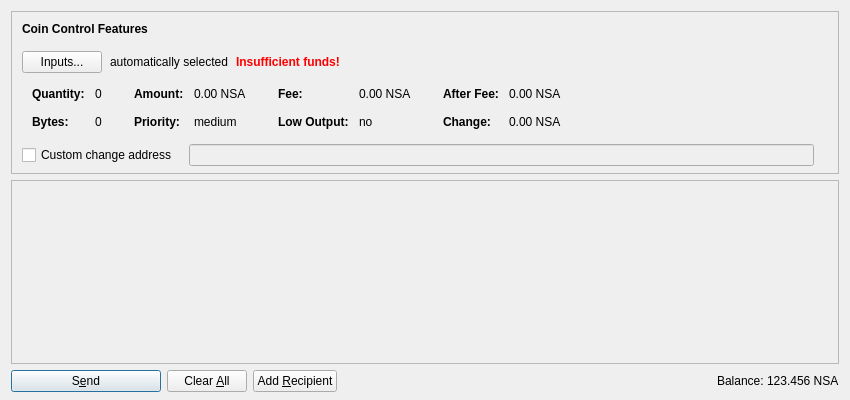
<?xml version="1.0" encoding="UTF-8"?>
<ui version="4.0">
 <class>SendCoinsDialog</class>
 <widget class="QDialog" name="SendCoinsDialog">
  <property name="geometry">
   <rect>
    <x>0</x>
    <y>0</y>
    <width>850</width>
    <height>400</height>
   </rect>
  </property>
  <property name="windowTitle">
   <string>Send Coins</string>
  </property>
  <layout class="QVBoxLayout" name="verticalLayout" stretch="0,1,0">
   <property name="bottomMargin">
    <number>8</number>
   </property>
   <item>
    <widget class="QFrame" name="frameCoinControl">
     <property name="sizePolicy">
      <sizepolicy hsizetype="Expanding" vsizetype="Expanding">
       <horstretch>0</horstretch>
       <verstretch>0</verstretch>
      </sizepolicy>
     </property>
     <property name="maximumSize">
      <size>
       <width>16777215</width>
       <height>16777215</height>
      </size>
     </property>
     <property name="frameShape">
      <enum>QFrame::StyledPanel</enum>
     </property>
     <property name="frameShadow">
      <enum>QFrame::Sunken</enum>
     </property>
     <layout class="QVBoxLayout" name="verticalLayoutCoinControl2">
      <property name="spacing">
       <number>0</number>
      </property>
      <property name="leftMargin">
       <number>0</number>
      </property>
      <property name="topMargin">
       <number>0</number>
      </property>
      <property name="rightMargin">
       <number>0</number>
      </property>
      <property name="bottomMargin">
       <number>6</number>
      </property>
      <item>
       <layout class="QVBoxLayout" name="verticalLayoutCoinControl" stretch="0,0,0,0,1">
        <property name="spacing">
         <number>0</number>
        </property>
        <property name="leftMargin">
         <number>10</number>
        </property>
        <property name="topMargin">
         <number>10</number>
        </property>
        <item>
         <layout class="QHBoxLayout" name="horizontalLayoutCoinControl1">
          <property name="bottomMargin">
           <number>15</number>
          </property>
          <item>
           <widget class="QLabel" name="labelCoinControlFeatures">
            <property name="sizePolicy">
             <sizepolicy hsizetype="Preferred" vsizetype="Maximum">
              <horstretch>0</horstretch>
              <verstretch>0</verstretch>
             </sizepolicy>
            </property>
            <property name="font">
             <font>
              <weight>75</weight>
              <bold>true</bold>
             </font>
            </property>
            <property name="styleSheet">
             <string notr="true">font-weight:bold;</string>
            </property>
            <property name="text">
             <string>Coin Control Features</string>
            </property>
           </widget>
          </item>
         </layout>
        </item>
        <item>
         <layout class="QHBoxLayout" name="horizontalLayoutCoinControl2" stretch="0,0,0,0">
          <property name="spacing">
           <number>8</number>
          </property>
          <property name="bottomMargin">
           <number>10</number>
          </property>
          <item>
           <widget class="QPushButton" name="pushButtonCoinControl">
            <property name="styleSheet">
             <string notr="true"/>
            </property>
            <property name="text">
             <string>Inputs...</string>
            </property>
           </widget>
          </item>
          <item>
           <widget class="QLabel" name="labelCoinControlAutomaticallySelected">
            <property name="text">
             <string>automatically selected</string>
            </property>
            <property name="margin">
             <number>5</number>
            </property>
           </widget>
          </item>
          <item>
           <widget class="QLabel" name="labelCoinControlInsuffFunds">
            <property name="font">
             <font>
              <weight>75</weight>
              <bold>true</bold>
             </font>
            </property>
            <property name="styleSheet">
             <string notr="true">color:red;font-weight:bold;</string>
            </property>
            <property name="text">
             <string>Insufficient funds!</string>
            </property>
            <property name="margin">
             <number>5</number>
            </property>
           </widget>
          </item>
          <item>
           <spacer name="horizontalSpacerCoinControl">
            <property name="orientation">
             <enum>Qt::Horizontal</enum>
            </property>
            <property name="sizeHint" stdset="0">
             <size>
              <width>40</width>
              <height>1</height>
             </size>
            </property>
           </spacer>
          </item>
         </layout>
        </item>
        <item>
         <widget class="QWidget" name="widgetCoinControl" native="true">
          <property name="sizePolicy">
           <sizepolicy hsizetype="Preferred" vsizetype="Preferred">
            <horstretch>0</horstretch>
            <verstretch>0</verstretch>
           </sizepolicy>
          </property>
          <property name="minimumSize">
           <size>
            <width>0</width>
            <height>0</height>
           </size>
          </property>
          <property name="styleSheet">
           <string notr="true"/>
          </property>
          <layout class="QHBoxLayout" name="horizontalLayoutCoinControl5">
           <property name="leftMargin">
            <number>0</number>
           </property>
           <property name="topMargin">
            <number>0</number>
           </property>
           <property name="rightMargin">
            <number>0</number>
           </property>
           <property name="bottomMargin">
            <number>0</number>
           </property>
           <item>
            <layout class="QHBoxLayout" name="horizontalLayoutCoinControl3" stretch="0,0,0,1">
             <property name="spacing">
              <number>20</number>
             </property>
             <property name="topMargin">
              <number>0</number>
             </property>
             <property name="bottomMargin">
              <number>10</number>
             </property>
             <item>
              <layout class="QFormLayout" name="formLayoutCoinControl1">
               <property name="horizontalSpacing">
                <number>10</number>
               </property>
               <property name="verticalSpacing">
                <number>14</number>
               </property>
               <property name="leftMargin">
                <number>10</number>
               </property>
               <property name="topMargin">
                <number>4</number>
               </property>
               <property name="rightMargin">
                <number>6</number>
               </property>
               <item row="0" column="0">
                <widget class="QLabel" name="labelCoinControlQuantityText">
                 <property name="font">
                  <font>
                   <weight>75</weight>
                   <bold>true</bold>
                  </font>
                 </property>
                 <property name="text">
                  <string>Quantity:</string>
                 </property>
                 <property name="margin">
                  <number>0</number>
                 </property>
                </widget>
               </item>
               <item row="0" column="1">
                <widget class="QLabel" name="labelCoinControlQuantity">
                 <property name="cursor">
                  <cursorShape>IBeamCursor</cursorShape>
                 </property>
                 <property name="contextMenuPolicy">
                  <enum>Qt::ActionsContextMenu</enum>
                 </property>
                 <property name="text">
                  <string notr="true">0</string>
                 </property>
                 <property name="margin">
                  <number>0</number>
                 </property>
                 <property name="textInteractionFlags">
                  <set>Qt::LinksAccessibleByMouse|Qt::TextSelectableByKeyboard|Qt::TextSelectableByMouse</set>
                 </property>
                </widget>
               </item>
               <item row="1" column="0">
                <widget class="QLabel" name="labelCoinControlBytesText">
                 <property name="font">
                  <font>
                   <weight>75</weight>
                   <bold>true</bold>
                  </font>
                 </property>
                 <property name="text">
                  <string>Bytes:</string>
                 </property>
                </widget>
               </item>
               <item row="1" column="1">
                <widget class="QLabel" name="labelCoinControlBytes">
                 <property name="cursor">
                  <cursorShape>IBeamCursor</cursorShape>
                 </property>
                 <property name="contextMenuPolicy">
                  <enum>Qt::ActionsContextMenu</enum>
                 </property>
                 <property name="text">
                  <string notr="true">0</string>
                 </property>
                 <property name="textInteractionFlags">
                  <set>Qt::LinksAccessibleByMouse|Qt::TextSelectableByKeyboard|Qt::TextSelectableByMouse</set>
                 </property>
                </widget>
               </item>
              </layout>
             </item>
             <item>
              <layout class="QFormLayout" name="formLayoutCoinControl2">
               <property name="horizontalSpacing">
                <number>10</number>
               </property>
               <property name="verticalSpacing">
                <number>14</number>
               </property>
               <property name="leftMargin">
                <number>6</number>
               </property>
               <property name="topMargin">
                <number>4</number>
               </property>
               <property name="rightMargin">
                <number>6</number>
               </property>
               <item row="0" column="0">
                <widget class="QLabel" name="labelCoinControlAmountText">
                 <property name="font">
                  <font>
                   <weight>75</weight>
                   <bold>true</bold>
                  </font>
                 </property>
                 <property name="text">
                  <string>Amount:</string>
                 </property>
                 <property name="margin">
                  <number>0</number>
                 </property>
                </widget>
               </item>
               <item row="0" column="1">
                <widget class="QLabel" name="labelCoinControlAmount">
                 <property name="cursor">
                  <cursorShape>IBeamCursor</cursorShape>
                 </property>
                 <property name="contextMenuPolicy">
                  <enum>Qt::ActionsContextMenu</enum>
                 </property>
                 <property name="text">
                  <string notr="true">0.00 NSA</string>
                 </property>
                 <property name="textInteractionFlags">
                  <set>Qt::LinksAccessibleByMouse|Qt::TextSelectableByKeyboard|Qt::TextSelectableByMouse</set>
                 </property>
                </widget>
               </item>
               <item row="1" column="0">
                <widget class="QLabel" name="labelCoinControlPriorityText">
                 <property name="font">
                  <font>
                   <weight>75</weight>
                   <bold>true</bold>
                  </font>
                 </property>
                 <property name="text">
                  <string>Priority:</string>
                 </property>
                </widget>
               </item>
               <item row="1" column="1">
                <widget class="QLabel" name="labelCoinControlPriority">
                 <property name="cursor">
                  <cursorShape>IBeamCursor</cursorShape>
                 </property>
                 <property name="contextMenuPolicy">
                  <enum>Qt::ActionsContextMenu</enum>
                 </property>
                 <property name="text">
                  <string notr="true">medium</string>
                 </property>
                 <property name="textInteractionFlags">
                  <set>Qt::LinksAccessibleByMouse|Qt::TextSelectableByKeyboard|Qt::TextSelectableByMouse</set>
                 </property>
                </widget>
               </item>
              </layout>
             </item>
             <item>
              <layout class="QFormLayout" name="formLayoutCoinControl3">
               <property name="horizontalSpacing">
                <number>10</number>
               </property>
               <property name="verticalSpacing">
                <number>14</number>
               </property>
               <property name="leftMargin">
                <number>6</number>
               </property>
               <property name="topMargin">
                <number>4</number>
               </property>
               <property name="rightMargin">
                <number>6</number>
               </property>
               <item row="0" column="0">
                <widget class="QLabel" name="labelCoinControlFeeText">
                 <property name="font">
                  <font>
                   <weight>75</weight>
                   <bold>true</bold>
                  </font>
                 </property>
                 <property name="text">
                  <string>Fee:</string>
                 </property>
                 <property name="margin">
                  <number>0</number>
                 </property>
                </widget>
               </item>
               <item row="0" column="1">
                <widget class="QLabel" name="labelCoinControlFee">
                 <property name="cursor">
                  <cursorShape>IBeamCursor</cursorShape>
                 </property>
                 <property name="contextMenuPolicy">
                  <enum>Qt::ActionsContextMenu</enum>
                 </property>
                 <property name="text">
                  <string notr="true">0.00 NSA</string>
                 </property>
                 <property name="textInteractionFlags">
                  <set>Qt::LinksAccessibleByMouse|Qt::TextSelectableByKeyboard|Qt::TextSelectableByMouse</set>
                 </property>
                </widget>
               </item>
               <item row="1" column="0">
                <widget class="QLabel" name="labelCoinControlLowOutputText">
                 <property name="font">
                  <font>
                   <weight>75</weight>
                   <bold>true</bold>
                  </font>
                 </property>
                 <property name="text">
                  <string>Low Output:</string>
                 </property>
                </widget>
               </item>
               <item row="1" column="1">
                <widget class="QLabel" name="labelCoinControlLowOutput">
                 <property name="cursor">
                  <cursorShape>IBeamCursor</cursorShape>
                 </property>
                 <property name="contextMenuPolicy">
                  <enum>Qt::ActionsContextMenu</enum>
                 </property>
                 <property name="text">
                  <string notr="true">no</string>
                 </property>
                 <property name="textInteractionFlags">
                  <set>Qt::LinksAccessibleByMouse|Qt::TextSelectableByKeyboard|Qt::TextSelectableByMouse</set>
                 </property>
                </widget>
               </item>
              </layout>
             </item>
             <item>
              <layout class="QFormLayout" name="formLayoutCoinControl4">
               <property name="horizontalSpacing">
                <number>10</number>
               </property>
               <property name="verticalSpacing">
                <number>14</number>
               </property>
               <property name="leftMargin">
                <number>6</number>
               </property>
               <property name="topMargin">
                <number>4</number>
               </property>
               <property name="rightMargin">
                <number>6</number>
               </property>
               <item row="0" column="0">
                <widget class="QLabel" name="labelCoinControlAfterFeeText">
                 <property name="font">
                  <font>
                   <weight>75</weight>
                   <bold>true</bold>
                  </font>
                 </property>
                 <property name="text">
                  <string>After Fee:</string>
                 </property>
                 <property name="margin">
                  <number>0</number>
                 </property>
                </widget>
               </item>
               <item row="0" column="1">
                <widget class="QLabel" name="labelCoinControlAfterFee">
                 <property name="cursor">
                  <cursorShape>IBeamCursor</cursorShape>
                 </property>
                 <property name="contextMenuPolicy">
                  <enum>Qt::ActionsContextMenu</enum>
                 </property>
                 <property name="text">
                  <string notr="true">0.00 NSA</string>
                 </property>
                 <property name="textInteractionFlags">
                  <set>Qt::LinksAccessibleByMouse|Qt::TextSelectableByKeyboard|Qt::TextSelectableByMouse</set>
                 </property>
                </widget>
               </item>
               <item row="1" column="0">
                <widget class="QLabel" name="labelCoinControlChangeText">
                 <property name="font">
                  <font>
                   <weight>75</weight>
                   <bold>true</bold>
                  </font>
                 </property>
                 <property name="text">
                  <string>Change:</string>
                 </property>
                </widget>
               </item>
               <item row="1" column="1">
                <widget class="QLabel" name="labelCoinControlChange">
                 <property name="cursor">
                  <cursorShape>IBeamCursor</cursorShape>
                 </property>
                 <property name="contextMenuPolicy">
                  <enum>Qt::ActionsContextMenu</enum>
                 </property>
                 <property name="text">
                  <string notr="true">0.00 NSA</string>
                 </property>
                 <property name="textInteractionFlags">
                  <set>Qt::LinksAccessibleByMouse|Qt::TextSelectableByKeyboard|Qt::TextSelectableByMouse</set>
                 </property>
                </widget>
               </item>
              </layout>
             </item>
            </layout>
           </item>
          </layout>
         </widget>
        </item>
        <item>
         <layout class="QHBoxLayout" name="horizontalLayoutCoinControl4" stretch="0,0,0">
          <property name="spacing">
           <number>12</number>
          </property>
          <property name="sizeConstraint">
           <enum>QLayout::SetDefaultConstraint</enum>
          </property>
          <property name="topMargin">
           <number>5</number>
          </property>
          <property name="rightMargin">
           <number>5</number>
          </property>
          <item>
           <widget class="QCheckBox" name="checkBoxCoinControlChange">
            <property name="toolTip">
             <string>If this is activated, but the change address is empty or invalid, change will be sent to a newly generated address.</string>
            </property>
            <property name="text">
             <string>Custom change address</string>
            </property>
           </widget>
          </item>
          <item>
           <widget class="QValidatedLineEdit" name="lineEditCoinControlChange">
            <property name="enabled">
             <bool>false</bool>
            </property>
            <property name="sizePolicy">
             <sizepolicy hsizetype="Expanding" vsizetype="Fixed">
              <horstretch>0</horstretch>
              <verstretch>0</verstretch>
             </sizepolicy>
            </property>
           </widget>
          </item>
          <item>
           <widget class="QLabel" name="labelCoinControlChangeLabel">
            <property name="sizePolicy">
             <sizepolicy hsizetype="Preferred" vsizetype="Expanding">
              <horstretch>0</horstretch>
              <verstretch>0</verstretch>
             </sizepolicy>
            </property>
            <property name="minimumSize">
             <size>
              <width>0</width>
              <height>0</height>
             </size>
            </property>
            <property name="text">
             <string/>
            </property>
            <property name="margin">
             <number>3</number>
            </property>
           </widget>
          </item>
         </layout>
        </item>
        <item>
         <spacer name="verticalSpacerCoinControl">
          <property name="orientation">
           <enum>Qt::Vertical</enum>
          </property>
          <property name="sizeHint" stdset="0">
           <size>
            <width>800</width>
            <height>1</height>
           </size>
          </property>
         </spacer>
        </item>
       </layout>
      </item>
     </layout>
    </widget>
   </item>
   <item>
    <widget class="QScrollArea" name="scrollArea">
     <property name="widgetResizable">
      <bool>true</bool>
     </property>
     <widget class="QWidget" name="scrollAreaWidgetContents">
      <property name="geometry">
       <rect>
        <x>0</x>
        <y>0</y>
        <width>830</width>
        <height>178</height>
       </rect>
      </property>
      <layout class="QVBoxLayout" name="verticalLayout_2" stretch="0,1">
       <property name="leftMargin">
        <number>0</number>
       </property>
       <property name="topMargin">
        <number>0</number>
       </property>
       <property name="rightMargin">
        <number>0</number>
       </property>
       <property name="bottomMargin">
        <number>0</number>
       </property>
       <item>
        <layout class="QVBoxLayout" name="entries">
         <property name="spacing">
          <number>6</number>
         </property>
        </layout>
       </item>
       <item>
        <spacer name="verticalSpacer">
         <property name="orientation">
          <enum>Qt::Vertical</enum>
         </property>
         <property name="sizeHint" stdset="0">
          <size>
           <width>20</width>
           <height>40</height>
          </size>
         </property>
        </spacer>
       </item>
      </layout>
     </widget>
    </widget>
   </item>
   <item>
    <layout class="QHBoxLayout" name="horizontalLayout">
     <item>
      <widget class="QPushButton" name="sendButton">
       <property name="minimumSize">
        <size>
         <width>150</width>
         <height>0</height>
        </size>
       </property>
       <property name="toolTip">
        <string>Confirm the send action</string>
       </property>
       <property name="text">
        <string>S&amp;end</string>
       </property>
       <property name="icon">
        <iconset resource="../bitcoin.qrc">
         <normaloff>:/icons/send</normaloff>:/icons/send</iconset>
       </property>
       <property name="default">
        <bool>true</bool>
       </property>
      </widget>
     </item>
     <item>
      <widget class="QPushButton" name="clearButton">
       <property name="sizePolicy">
        <sizepolicy hsizetype="Minimum" vsizetype="Fixed">
         <horstretch>0</horstretch>
         <verstretch>0</verstretch>
        </sizepolicy>
       </property>
       <property name="toolTip">
        <string>Clear all fields of the form.</string>
       </property>
       <property name="text">
        <string>Clear &amp;All</string>
       </property>
       <property name="icon">
        <iconset resource="../bitcoin.qrc">
         <normaloff>:/icons/remove</normaloff>:/icons/remove</iconset>
       </property>
       <property name="autoRepeatDelay">
        <number>300</number>
       </property>
       <property name="autoDefault">
        <bool>false</bool>
       </property>
      </widget>
     </item>
     <item>
      <widget class="QPushButton" name="addButton">
       <property name="toolTip">
        <string>Send to multiple recipients at once</string>
       </property>
       <property name="text">
        <string>Add &amp;Recipient</string>
       </property>
       <property name="icon">
        <iconset resource="../bitcoin.qrc">
         <normaloff>:/icons/add</normaloff>:/icons/add</iconset>
       </property>
       <property name="autoDefault">
        <bool>false</bool>
       </property>
      </widget>
     </item>
     <item>
      <spacer name="horizontalSpacer">
       <property name="orientation">
        <enum>Qt::Horizontal</enum>
       </property>
       <property name="sizeHint" stdset="0">
        <size>
         <width>40</width>
         <height>20</height>
        </size>
       </property>
      </spacer>
     </item>
     <item>
      <layout class="QHBoxLayout" name="horizontalLayout_2">
       <property name="spacing">
        <number>3</number>
       </property>
       <item>
        <widget class="QLabel" name="label">
         <property name="sizePolicy">
          <sizepolicy hsizetype="Preferred" vsizetype="Fixed">
           <horstretch>0</horstretch>
           <verstretch>0</verstretch>
          </sizepolicy>
         </property>
         <property name="text">
          <string>Balance:</string>
         </property>
        </widget>
       </item>
       <item>
        <widget class="QLabel" name="labelBalance">
         <property name="sizePolicy">
          <sizepolicy hsizetype="Preferred" vsizetype="Fixed">
           <horstretch>0</horstretch>
           <verstretch>0</verstretch>
          </sizepolicy>
         </property>
         <property name="cursor">
          <cursorShape>IBeamCursor</cursorShape>
         </property>
         <property name="text">
          <string notr="true">123.456 NSA</string>
         </property>
         <property name="textInteractionFlags">
          <set>Qt::LinksAccessibleByMouse|Qt::TextSelectableByKeyboard|Qt::TextSelectableByMouse</set>
         </property>
        </widget>
       </item>
      </layout>
     </item>
    </layout>
   </item>
  </layout>
 </widget>
 <customwidgets>
  <customwidget>
   <class>QValidatedLineEdit</class>
   <extends>QLineEdit</extends>
   <header>qvalidatedlineedit.h</header>
  </customwidget>
 </customwidgets>
 <resources>
  <include location="../bitcoin.qrc"/>
 </resources>
 <connections/>
</ui>
